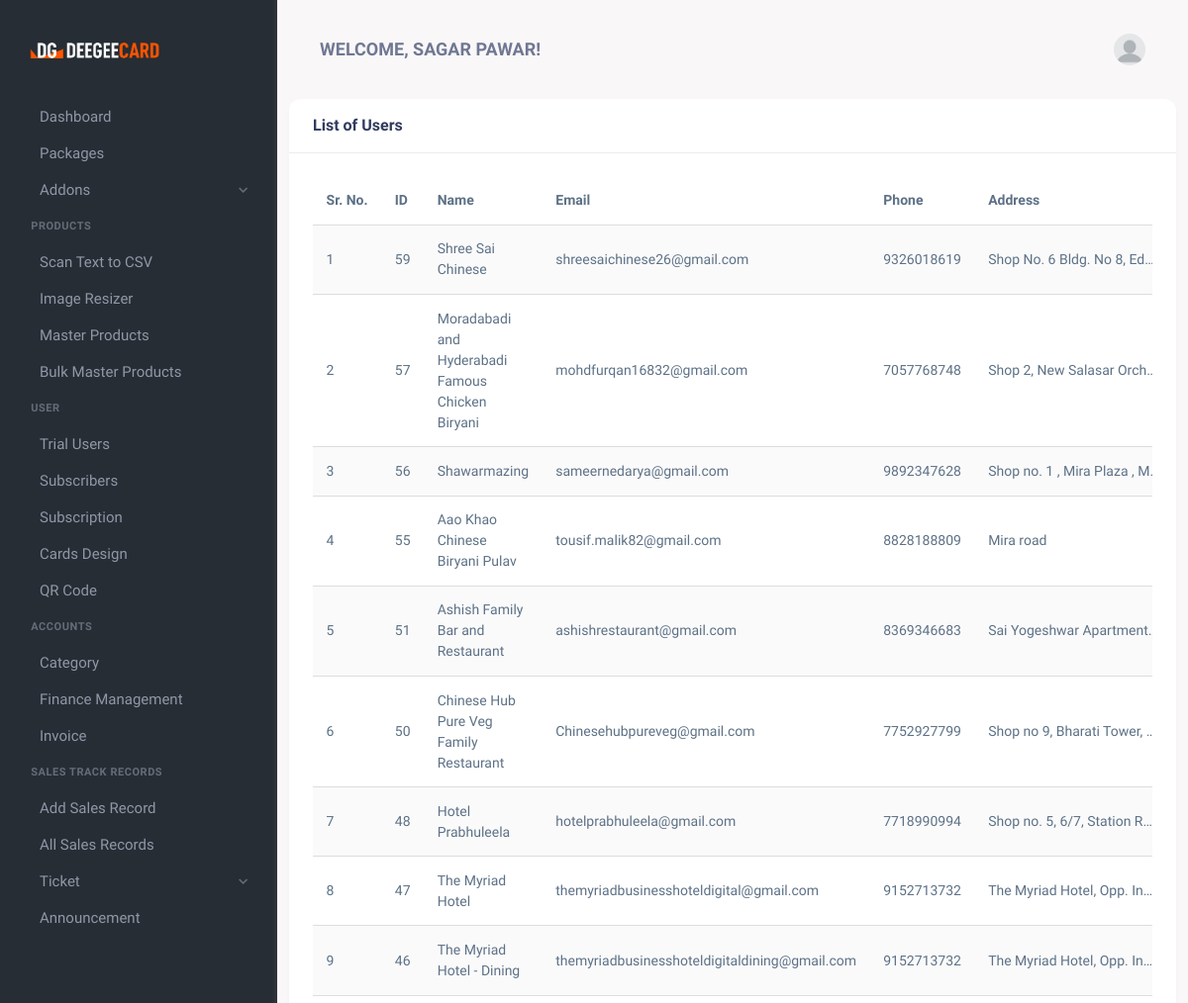
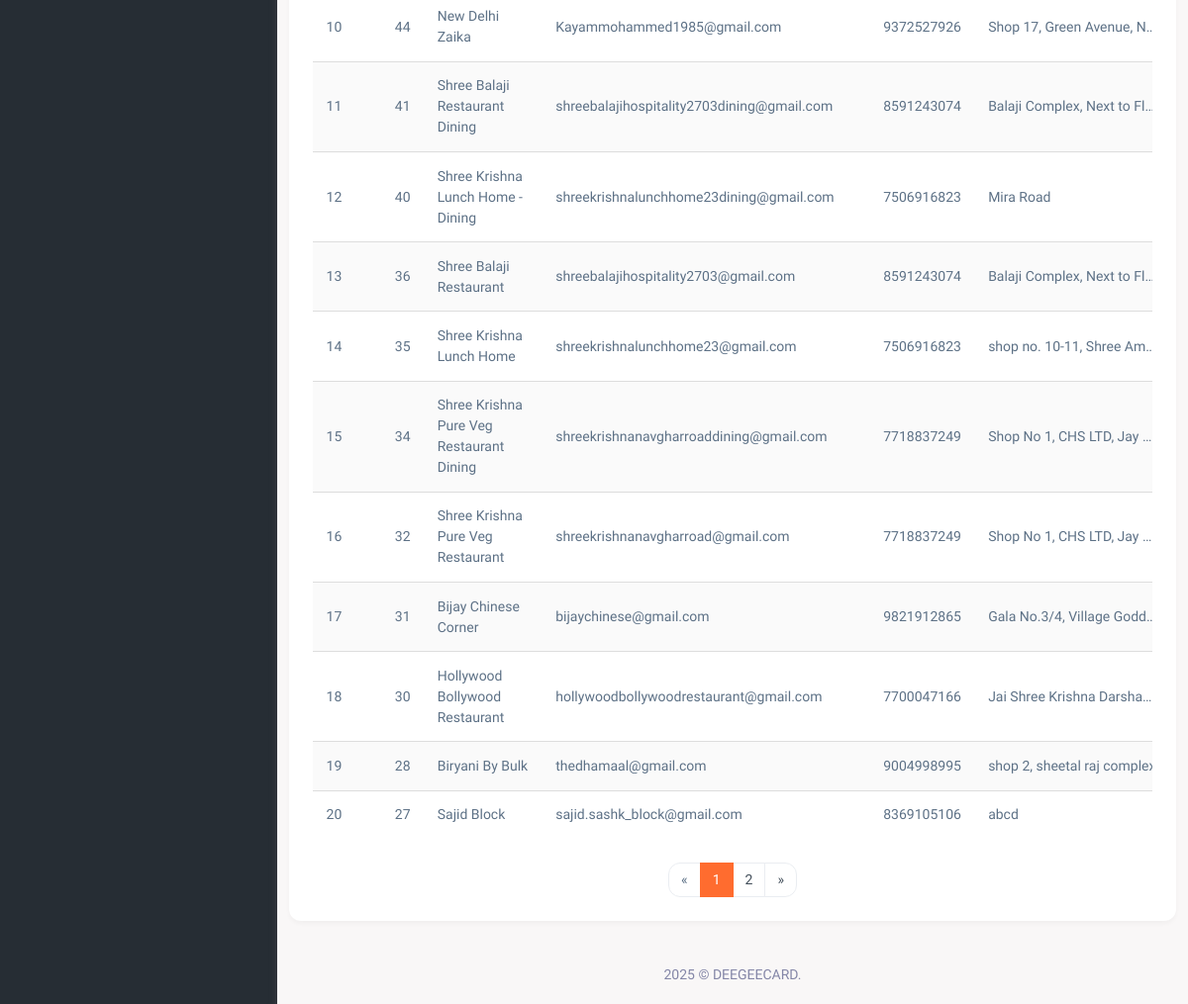
The page /list-of-users.php (signed in) on the database as committed earlier (2 pictures, top to bottom).
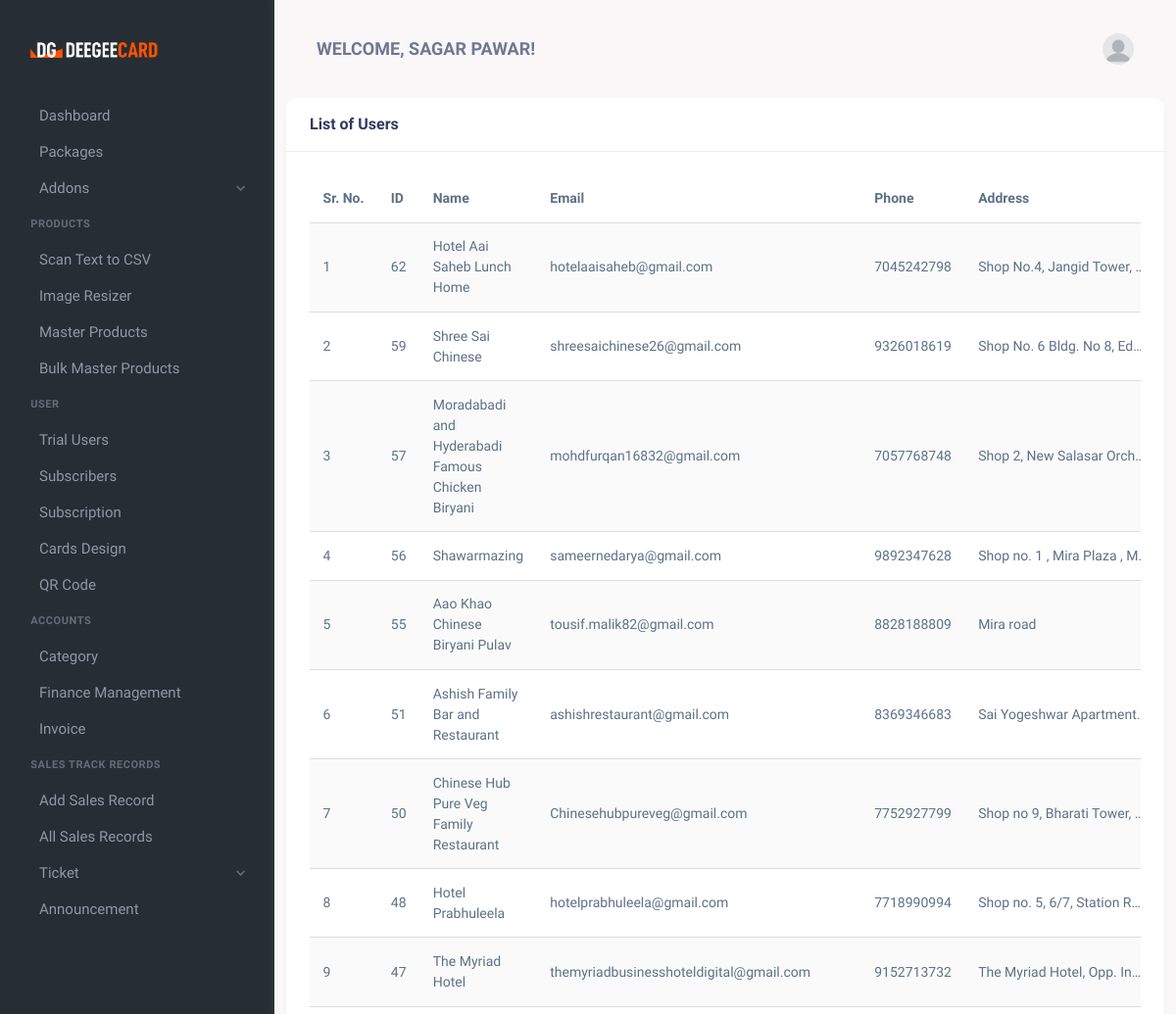
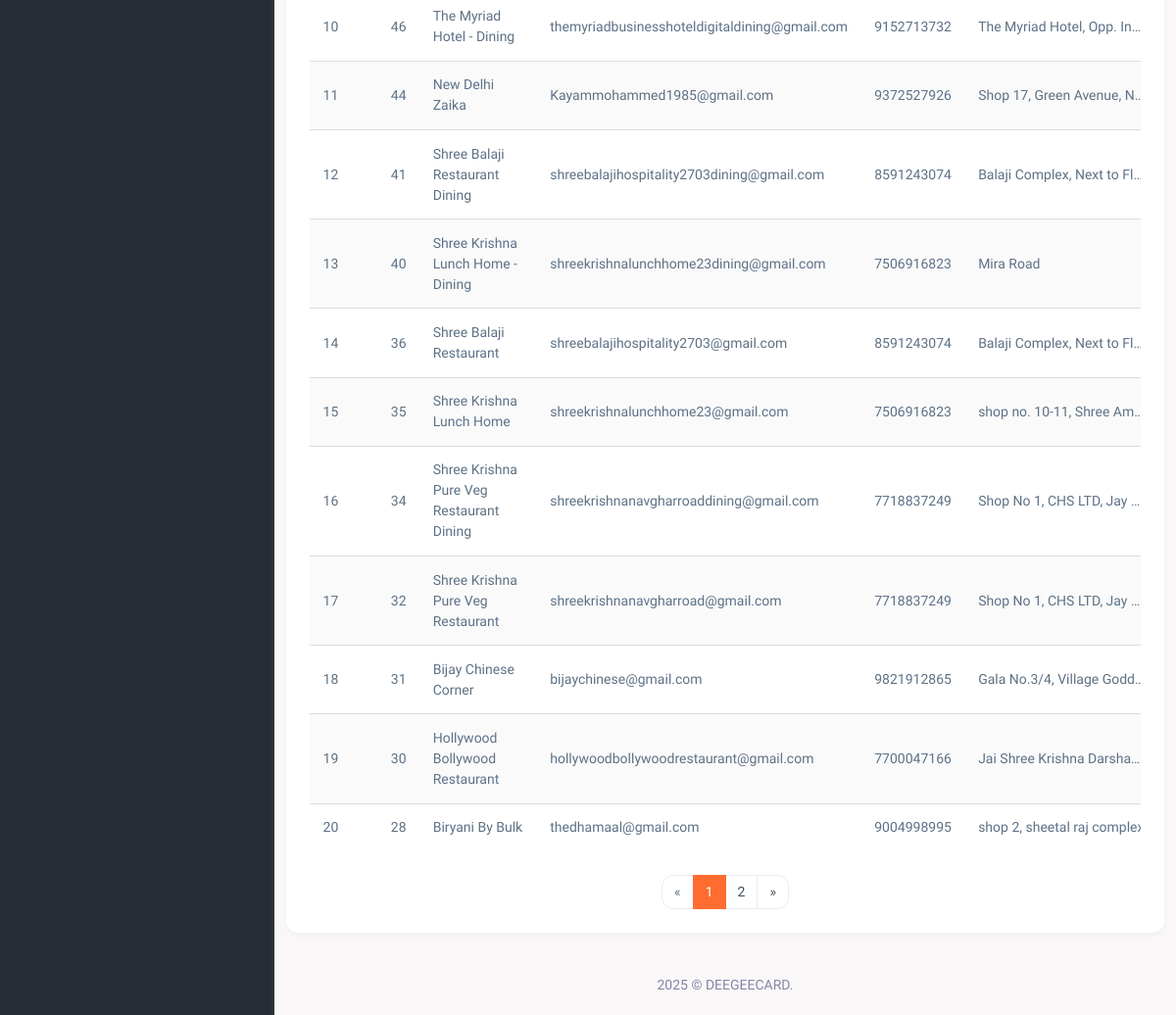
The same page on the database as committed later (2 pictures, top to bottom).
### tables this page shows
CREATE TABLE `users` (
  `id` int(11) NOT NULL,
  `Name` varchar(100) NOT NULL,
  `Email` varchar(100) NOT NULL,
  `Password` varchar(255) NOT NULL,
  `role` enum('admin','user','sales_person') NOT NULL DEFAULT 'user',
  `created_at` timestamp NOT NULL DEFAULT CURRENT_TIMESTAMP,
  `updated_at` timestamp NOT NULL DEFAULT CURRENT_TIMESTAMP ON UPDATE CURRENT_TIMESTAMP,
  `phone` varchar(15) NOT NULL,
  `address` text NOT NULL,
  `is_trial` tinyint(1) DEFAULT '0',
  `trial_start` datetime DEFAULT NULL,
  `trial_end` datetime DEFAULT NULL
);

### list-of-users.php (the view, shortened to what this page needs)
<?php
require 'db_connection.php';
$user_id = $_SESSION['user_id'];
$records_per_page = 20;
$page = isset($_GET['page']) ? (int)$_GET['page'] : 1;
$page = max(1, $page);
$offset = ($page - 1) * $records_per_page;
$count_sql = "SELECT COUNT(*) AS total FROM users";
$count_result = $conn->query($count_sql);
$total_records = $count_result->fetch_assoc()['total'];
$total_pages = ceil($total_records / $records_per_page);
$sql = "SELECT id, name, email, phone, address, role, created_at
        FROM users
        ORDER BY created_at DESC
        LIMIT ?, ?";
$stmt = $conn->prepare($sql);
$stmt->bind_param("ii", $offset, $records_per_page);
$stmt->execute();
$result = $stmt->get_result();
$sql = "SELECT name FROM users WHERE id = ?";
$stmt = $conn->prepare($sql);
$stmt->bind_param("i", $user_id);
$stmt->execute();
$stmt->bind_result($user_name);
?>
<!DOCTYPE html>
<html lang="en">
<head>
    <link href="assets/css/vendor.min.css" rel="stylesheet" type="text/css" />
    <link href="assets/css/icons.min.css" rel="stylesheet" type="text/css" />
    <link href="assets/css/app.min.css" rel="stylesheet" type="text/css" />
    <link href="assets/css/style.css" rel="stylesheet" type="text/css" />
</head>
<body>
    <div class="wrapper">
        <?php include 'toolbar.php'; ?>
        <?php include 'admin_menu.php'; ?>
        <div class="page-content">
            <div class="container">
                <div class="row">
                    <div class="col-xl-12">
                        <div class="card">
                            <div class="card-header">
                                    <h4 class="card-title">List of Users</h4>
                                </div>
                            <div class="card-body">
                                <div class="table-responsive">
                                    <table class="table table-centered table-striped table-hover">
                                        <thead class="thead-light">
                                            <tr>
                                                <th>Sr. No.</th>
                                                <th>ID</th>
                                                <th>Name</th>
                                                <th>Email</th>
                                                <th>Phone</th>
                                                <th>Address</th>
                                            </tr>
                                        </thead>
                                        <tbody>
                                            <?php if ($result->num_rows > 0): ?>
                                                <?php $serial = $offset + 1; ?>
                                                <?php while ($user = $result->fetch_assoc()): ?>
                                                <tr>
                                                    <td><?= $serial++ ?></td>
                                                    <td><?= htmlspecialchars($user['id']) ?></td>
                                                    <td><?= htmlspecialchars($user['name']) ?></td>
                                                    <td><?= htmlspecialchars($user['email']) ?></td>
                                                    <td><?= !empty($user['phone']) ? htmlspecialchars($user['phone']) : '<span class="text-muted">-</span>' ?></td>
                                                    <td class="address-cell" title="<?= htmlspecialchars($user['address']) ?>">
                                                        <?= !empty($user['address']) ? htmlspecialchars($user['address']) : '<span class="text-muted">-</span>' ?>
                                                    </td>
                                                </tr>
                                                <?php endwhile; ?>
                                            <?php else: ?>
                                                <tr>
                                                    <td colspan="8" class="text-center py-4">No user records found</td>
                                                </tr>
                                            <?php endif; ?>
                                        </tbody>
                                    </table>
<?php if ($total_pages > 1): ?>
<nav aria-label="Page navigation example">
    <ul class="pagination justify-content-center mb-0">
        <li class="page-item <?= $page <= 1 ? 'disabled' : '' ?>">
            <a class="page-link" href="<?= $page > 1 ? '?page=' . ($page - 1) : 'javascript:void(0);' ?>" aria-label="Previous">
                <span aria-hidden="true">&laquo;</span>
            </a>
        </li>
        <?php for ($i = 1; $i <= $total_pages; $i++): ?>
            <li class="page-item <?= $i == $page ? 'active' : '' ?>">
                <a class="page-link" href="?page=<?= $i ?>"><?= $i ?></a>
            </li>
        <?php endfor; ?>
        <li class="page-item <?= $page >= $total_pages ? 'disabled' : '' ?>">
            <a class="page-link" href="<?= $page < $total_pages ? '?page=' . ($page + 1) : 'javascript:void(0);' ?>" aria-label="Next">
                <span aria-hidden="true">&raquo;</span>
            </a>
        </li>
    </ul>
</nav>
<?php endif; ?>
                                </div>
                            </div>
                        </div>
                    </div>
                </div>
            </div>
            <?php include 'footer.php'; ?>
        </div>
    </div>
</body>
</html>

### toolbar.php (shortened to what this page needs)
<header class="topbar">
     <div class="container-fluid">
          <div class="navbar-header">
               <div class="d-flex align-items-center">
                    <div class="topbar-item">
                         <h4 class="fw-bold topbar-button pe-none text-uppercase mb-0">Welcome,
                         <?php echo htmlspecialchars($user_name); ?>!</h4>
                    </div>
               </div>
               <div class="d-flex align-items-center gap-1">
                    <div class="topbar-item">
                         <button type="button" class="topbar-button" id="light-dark-mode">
                         </button>
                    </div>
                    <div class="dropdown topbar-item">
                         <a type="button" class="topbar-button" id="page-header-user-dropdown" data-bs-toggle="dropdown" aria-haspopup="true" aria-expanded="false">
                              <span class="d-flex align-items-center">
                                   <img class="rounded-circle" width="32" src="assets/images/users/dummy-avatar.jpg" alt="avatar-3">
                              </span>
                         </a>
                    </div>
               </div>
          </div>
     </div>
</header>

### admin_menu.php (shortened to what this page needs)
<div class="main-nav">
     <div class="logo-box">
          <a href="admin-dashboard.php" class="logo-light">
               <img src="assets/images/logo-light.png" class="logo-lg" alt="logo light">
          </a>
     </div>
     <button type="button" class="button-sm-hover" aria-label="Show Full Sidebar">
          <iconify-icon icon="solar:double-alt-arrow-right-bold-duotone" class="button-sm-hover-icon"></iconify-icon>
     </button>
     <div class="scrollbar" data-simplebar>
          <ul class="navbar-nav" id="navbar-nav">
               <li class="nav-item">
                    <a class="nav-link" href="admin-dashboard.php">
                         <span class="nav-text"> Dashboard </span>
                    </a>
               </li>
               <li class="nav-item">
                    <a class="nav-link" href="packages.php">
                         <span class="nav-text"> Packages </span>
                    </a>
               </li>
               <li class="nav-item">
                  <a class="nav-link menu-arrow" href="#addon" data-bs-toggle="collapse" role="button" aria-expanded="false" aria-controls="addon">
                     <span class="nav-text"> Addons </span>
                  </a>
               </li>
               <li class="menu-title">Products</li>
               <li class="nav-item">
                    <a class="nav-link" href="scan_to_csv.php">
                         <span class="nav-text"> Scan Text to CSV </span>
                    </a>
               </li>
               <li class="nav-item">
                    <a class="nav-link" href="image_resizer.php">
                         <span class="nav-text"> Image Resizer </span>
                    </a>
               </li>
               <li class="nav-item">
                    <a class="nav-link" href="master_products.php">
                         <span class="nav-text"> Master Products </span>
                    </a>
               </li>
               <li class="nav-item">
                    <a class="nav-link" href="bulk_master_products.php">
                         <span class="nav-text"> Bulk Master Products </span>
                    </a>
               </li>
               <li class="menu-title">User</li>
               <li class="nav-item">
                    <a class="nav-link" href="list-of-trial-users.php">
                         <span class="nav-text"> Trial Users </span>
                    </a>
               </li>
               <li class="nav-item">
                    <a class="nav-link" href="list-of-subscribers.php">
                         <span class="nav-text"> Subscribers </span>
                    </a>
               </li>
               <li class="nav-item">
                    <a class="nav-link" href="subscription_payments.php">
                         <span class="nav-text"> Subscription </span>
                    </a>
               </li>
               <li class="nav-item">
                    <a class="nav-link" href="cards.php">
                         <span class="nav-text"> Cards Design</span>
                    </a>
               </li>
               <li class="nav-item">
                    <a class="nav-link" href="qr.php">
                         <span class="nav-text"> QR Code </span>
                    </a>
               </li>
               <li class="menu-title">Accounts</li>
               <li class="nav-item">
                    <a class="nav-link" href="ac_category.php">
                         <span class="nav-text"> Category </span>
                    </a>
               </li>
               <li class="nav-item">
                    <a class="nav-link" href="finance-management.php">
                         <span class="nav-text"> Finance Management </span>
                    </a>
               </li>
               <li class="nav-item">
                    <a class="nav-link" href="invoice.php">
                         <span class="nav-text"> Invoice </span>
                    </a>
               </li>
               <li class="menu-title">Sales Track Records</li>
               <li class="nav-item">
                    <a class="nav-link" href="add_sales_record.php">
                         <span class="nav-text"> Add Sales Record </span>
                    </a>
               </li>
               <li class="nav-item">
                    <a class="nav-link" href="view_sales_records.php">
                         <span class="nav-text"> All Sales Records </span>
                    </a>
               </li>
<li class="nav-item">
   <a class="nav-link menu-arrow" href="#ticket" data-bs-toggle="collapse" role="button" aria-expanded="false" aria-controls="ticket">
      <span class="nav-text"> Ticket </span>
   </a>
</li>
<li class="nav-item">
     <a class="nav-link" href="announcement.php">
          <span class="nav-text"> Announcement </span>
     </a>
</li>
          </ul>
     </div>
</div>

### footer.php (shortened to what this page needs)
<footer class="footer">
   <div class="container-fluid">
       <div class="row">
           <div class="col-12 text-center">
               <script>document.write(new Date().getFullYear())</script> &copy; DEEGEECARD.
           </div>
       </div>
   </div>
</footer>

### assets/css/style.css (style rules this page uses)
.table-responsive { overflow-x: auto; }
.table th, .table td { vertical-align: middle; }
.address-cell { max-width: 200px; white-space: nowrap; overflow: hidden; text-overflow: ellipsis; }
.table th { white-space: nowrap; }
table { width: 100%; border-collapse: collapse; }
th, td { padding: 8px; text-align: left; border-bottom: 1px solid #ddd; }
th { background-color: #f2f2f2; position: sticky; top: 0; }

Rows that differ between the two databases and show on the page:
no longer on this page (row unchanged): users: id "27", Name "Sajid Block", Email "sajid.sashk_block@gmail.com", phone "8369105106", address "abcd"
added users: id "62", Name "Hotel Aai Saheb Lunch Home", Email "hotelaaisaheb@gmail.com", phone "7045242798", address "Shop No.4, Jangid Tower,…"
